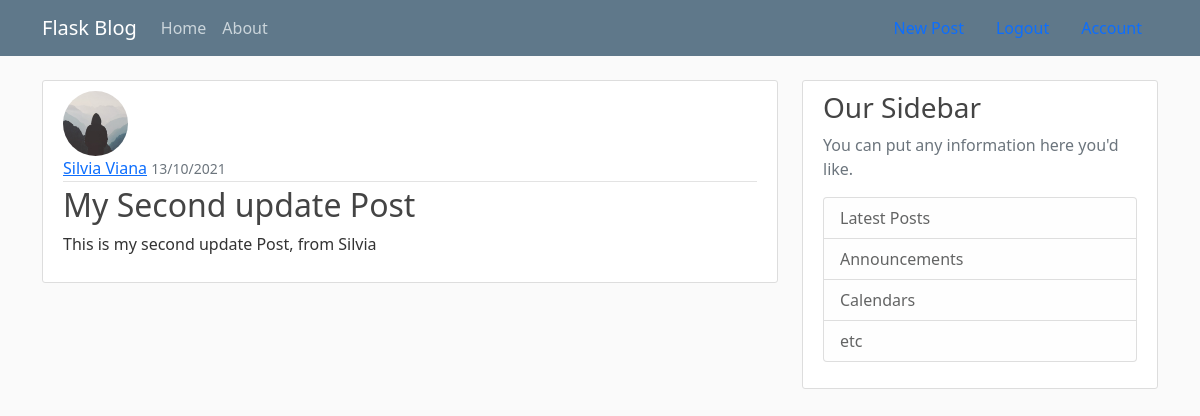
The app's page /post/2 (signed in) with its own data.
### flaskblog/models.py (models this page shows, shortened)
class User(db.Model, UserMixin):
    id = db.Column(db.Integer, primary_key=True)
    username = db.Column(db.String(20), unique=True, nullable=False)
    email = db.Column(db.String(120), unique=True, nullable=False)
    image_file = db.Column(db.String(120), nullable=False, default='default.jpg')
    password = db.Column(db.String(60), nullable=False)
    posts = db.relationship('Post', backref='author', lazy=True)

class Post(db.Model):
    id = db.Column(db.Integer, primary_key=True)
    title = db.Column(db.String(100), nullable=False)
    date_posted = db.Column(db.DateTime, nullable=False, default=datetime.utcnow)
    content = db.Column(db.Text, nullable=False)
    user_id = db.Column(db.Integer, db.ForeignKey('user.id'), nullable=False)

### flaskblog/routes.py (the view)
@app.route("/post/<int:post_id>")
@login_required
def post(post_id):
    post = Post.query.get_or_404(post_id)
    return render_template("post.html", title=post.title, post=post)

### flaskblog/models.py (called while the page is built)
@login_manager.user_loader
def load_user(user_id):
    return User.query.get(int(user_id))

### flaskblog/templates/post.html (shortened to what this page needs)
{% extends "layout.html" %}
{% block content %}
 <article class="media content-section">
  <img class="rounded-circle article-img" src="{{ url_for('static', filename='profile_pics/' + post.author.image_file)}}" />
    <div class="media-body">
      <div class="article-metadata">
        <a class="mr-2" href="{{ url_for('user_posts', username=post.author.username)}}">{{ post.author.username }}</a>
        <small class="text-muted">{{ post.date_posted.strftime('%d/%m/%Y') }}</small>
      </div>
      <h2 class="article-title">{{ post.title}}</h2>
      <p class="article-content">{{ post.content }}</p>
    </div>
  </article>
{% endblock content %}

### flaskblog/static/main.css (style rules this page uses)
body { background: #fafafa; color: #333333; margin-top: 5rem; }
h1, h2, h3, h4, h5, h6 { color: #444444; }
.content-section { background: #ffffff; padding: 10px 20px; border: 1px solid #dddddd; border-radius: 3px; margin-bottom: 20px; }
.article-title { color: #444444; }
.article-content { white-space: pre-line; }
.article-img { height: 65px; width: 65px; margin-right: 16px; }
.article-metadata { padding-bottom: 1px; margin-bottom: 4px; border-bottom: 1px solid #e3e3e3 }

### records on screen
User: image_file (placeholder picture), author.username "Silvia Viana"
Post: date_posted "13/10/2021", title "My Second update Post", content "This is my second update Post, from Silvia"
